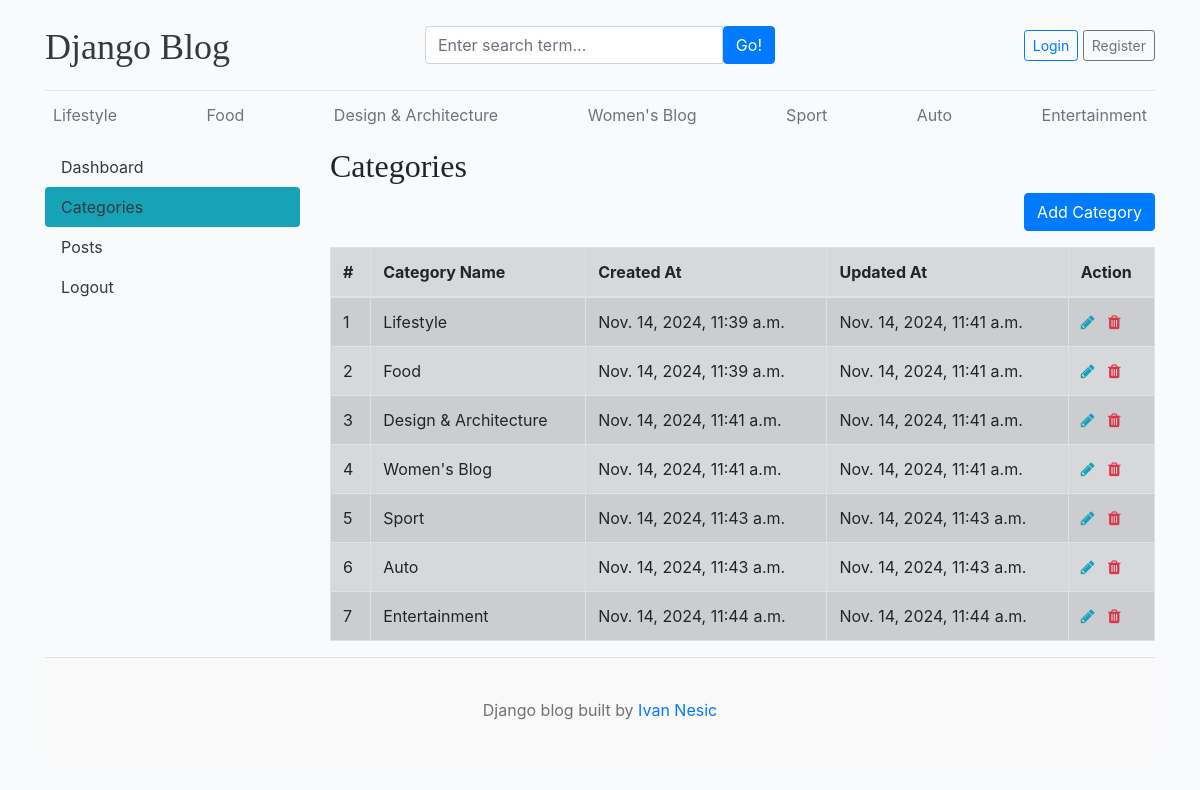
The app's page /dashboard/category/ with its own data.
### blog/models.py (models this page shows)
class Category(models.Model):
    name = models.CharField(max_length=150, unique=True)
    created_at = models.DateTimeField(auto_now_add=True)
    updated_at = models.DateTimeField(auto_now=True)
    class Meta:
        verbose_name_plural = 'categories'
    def __str__(self):
        return self.name

### dashboard/views.py (the view)
# urls.py: path('category/', include('blog.urls')),
def category(request):
    category = Category.objects.all()
    context = {
        'category': category
    }
    return render(request, 'dashboard/dashboard_category.html', context)

### blog/context_processors.py (called while the page is built)
def get_categories(request):
    categories = Category.objects.all()
    return dict(categories=categories)

def get_social_links(request):
    social_links = SocialLinks.objects.all()
    return dict(social_links=social_links)

### templates/dashboard/dashboard_category.html (shortened to what this page needs)
{% extends "base.html" %}
{% block content %}
<div class="row">
{% include "dashboard/sidebar.html" %}
<div class="col-md-9">
<h2>Categories</h2>
<a href="{% url 'add_category' %}" class="btn btn-primary float-right mb-3">Add Category</a>
<table class="table table-secondary table-striped table-bordered">
 <thead>
    <tr>
       <th>#</th>
       <th>Category Name</th>
       <th>Created At</th>
       <th>Updated At</th>
       <th>Action</th>
    </tr>
 </thead>
 <tbody>
    {% for category in categories %}
    <tr>
        <td>{{ category.id }}</td>
        <td>{{ category.name }}</td>
        <td>{{ category.created_at }}</td>
        <td>{{ category.updated_at }}</td>
        <td>
            <a href="{% url 'edit_category' category.id %}"><i class="fa fa-pencil text-info"></i></a>
            <a href="{% url 'delete_category' category.id %}"><i class="fa fa-trash text-danger"></i></a>
        </td>
    </tr>
    {% endfor %}
 </tbody>
  </table>
</div>
</div>
{% endblock  %}

### templates/base.html (shortened to what this page needs)
{% load static %}
<!DOCTYPE html>
<html lang="en">
<head>
    <link href="https://getbootstrap.com/docs/4.0/dist/css/bootstrap.min.css" rel="stylesheet">
    <link href="{% static 'css/blog.css' %}" rel="stylesheet">
    <link rel="stylesheet" href="https://cdnjs.cloudflare.com/ajax/libs/font-awesome/4.7.0/css/font-awesome.min.css">
  </head>
<body>
    <div class="container">
      <header class="blog-header py-3">
        <div class="row flex-nowrap justify-content-between align-items-center">
          <div class="col-4 pt-1">
            <a class="blog-header-logo text-dark" href="/">Django Blog</a>
          </div>
          <div class="col-4">
            <form action="{% url 'search' %}" method="GET">
              <div class="input-group">
                <input class="form-control" type="text" name="keyword" value="{{ keyword }}" placeholder="Enter search term..." aria-label="Enter search term..." aria-describedby="button-search" />
                <button type="submit" class="btn btn-primary" id="button-search" type="button">Go!</button>
            </div>
            </form>
          </div>
          <div class="col-4 d-flex justify-content-end align-items-center">
            {% if not user.is_authenticated %}
            <a class="btn btn-sm btn-outline-primary" href="{% url 'login' %}">Login</a> &nbsp;
            <a class="btn btn-sm btn-outline-secondary" href="{% url 'register' %}">Register</a>
            {% else %}
            <span><a class="text-muted btn btn-outline-dark" style="text-decoration: none;" href="{% url 'dashboard' %}">Dashboard</a></span> &emsp;
            <a class="btn btn-outline-danger" href="{% url 'logout' %}">Logout</a>
            {% endif %}
          </div>
        </div>
      </header>
      <div class="nav-scroller py-1 mb-2">
        <nav class="nav d-flex justify-content-between">
          {% for category in categories %}
          <a class="p-2 text-muted" style="text-decoration: none;" href="{% url 'posts_by_category' category.id %}">{{ category }}</a>
          {% endfor %}
        </nav>
      </div>
 {% block content %}{% endblock  %}
<footer class="blog-footer">
    <p>Django blog built by <a href="#">Ivan Nesic</a></p>
  </footer>
  </body>
  </html>

### blog_app/static/css/blog.css (style rules this page uses)
body { background-color: #F8FAFC; }
.blog-header { border-bottom: 1px solid #e5e5e5; }
.blog-header-logo { font-family: "Playfair Display", Georgia, "Times New Roman", serif; font-size: 2.25rem; }
h1, h2, h3, h4, h5, h6 { font-family: "Playfair Display", Georgia, "Times New Roman", serif; }
.blog-footer { padding: 2.5rem 0; color: #727272; text-align: center; background-color: #f9f9f9; border-top: .05rem solid #e5e5e5; }
.blog-footer p:last-child { margin-bottom: 0; }

### records on screen
Category: name "Lifestyle", id "1", created_at "Nov. 14, 2024, 11:39 a.m.", updated_at "Nov. 14, 2024, 11:41 a.m."
Category: name "Food", id "2", created_at "Nov. 14, 2024, 11:39 a.m.", updated_at "Nov. 14, 2024, 11:41 a.m."
Category: name "Design & Architecture", id "3", created_at "Nov. 14, 2024, 11:41 a.m.", updated_at "Nov. 14, 2024, 11:41 a.m."
Category: name "Women's Blog", id "4", created_at "Nov. 14, 2024, 11:41 a.m.", updated_at "Nov. 14, 2024, 11:41 a.m."
Category: name "Sport", id "5", created_at "Nov. 14, 2024, 11:43 a.m.", updated_at "Nov. 14, 2024, 11:43 a.m."
Category: name "Auto", id "6", created_at "Nov. 14, 2024, 11:43 a.m.", updated_at "Nov. 14, 2024, 11:43 a.m."
Category: name "Entertainment", id "7", created_at "Nov. 14, 2024, 11:44 a.m.", updated_at "Nov. 14, 2024, 11:44 a.m."
